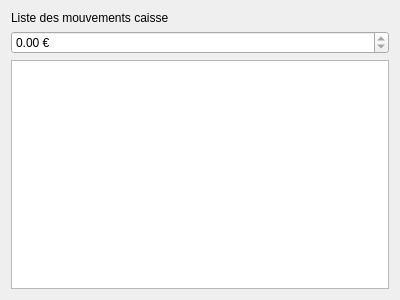
<?xml version="1.0" encoding="UTF-8"?>
<ui version="4.0">
 <class>CaisseWindow</class>
 <widget class="QWidget" name="CaisseWindow">
  <property name="geometry">
   <rect>
    <x>0</x>
    <y>0</y>
    <width>400</width>
    <height>300</height>
   </rect>
  </property>
  <property name="windowTitle">
   <string>Form</string>
  </property>
  <layout class="QVBoxLayout" name="verticalLayout">
   <item>
    <widget class="QLabel" name="label">
     <property name="text">
      <string>Liste des mouvements caisse</string>
     </property>
    </widget>
   </item>
   <item>
    <widget class="QDoubleSpinBox" name="doubleSpinBox">
     <property name="readOnly">
      <bool>true</bool>
     </property>
     <property name="suffix">
      <string> €</string>
     </property>
     <property name="minimum">
      <double>-1000000.000000000000000</double>
     </property>
     <property name="maximum">
      <double>1000000.000000000000000</double>
     </property>
    </widget>
   </item>
   <item>
    <widget class="QListView" name="listView"/>
   </item>
  </layout>
 </widget>
 <resources/>
 <connections/>
</ui>
